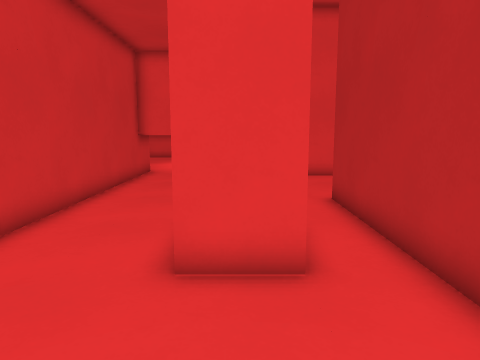
View 1 (above)

19 first-person views from a walk through a Godot game level. The camera is 1.3 m above the floor, tilts 8° down and sees 70° across. The floor is counted in squares, 0.6 m on a side. Each view is taken from the middle of a square. On the plan, view 1 faces up. The plan holds only what a view shows up to about 19 squares ahead; the rest is blank. The place goes on beyond the plan.

View 2
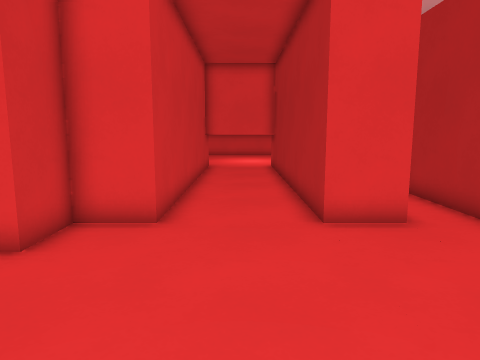

View 3
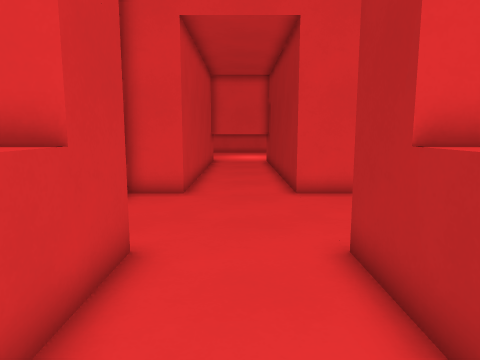

View 4
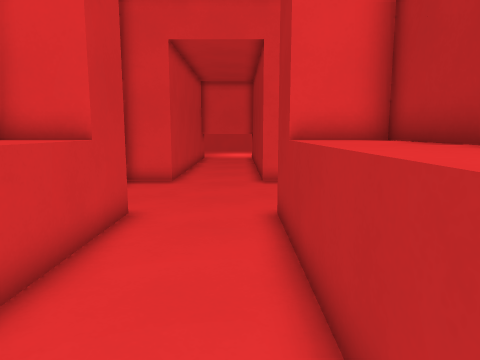

View 5
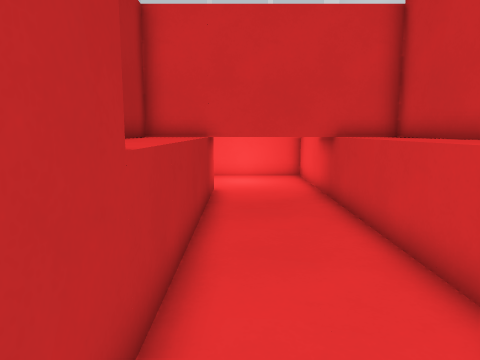

View 6
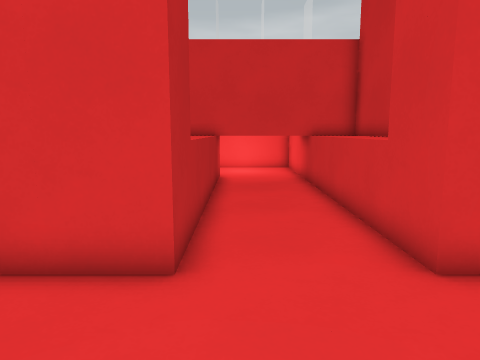

View 7
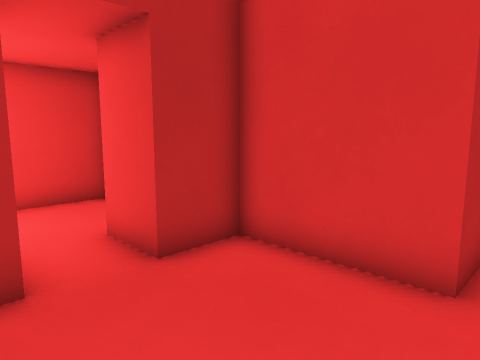

View 8
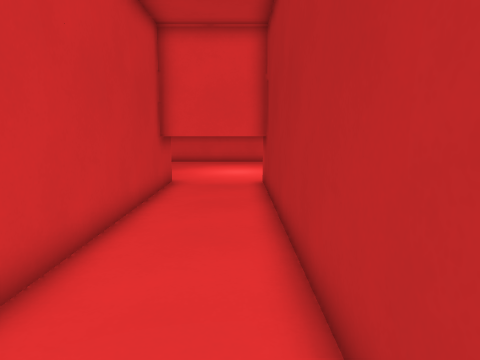

View 9
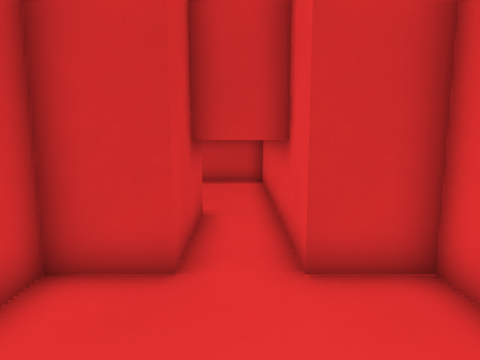

View 10
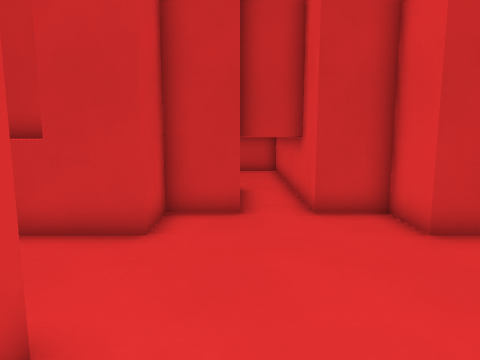

View 11
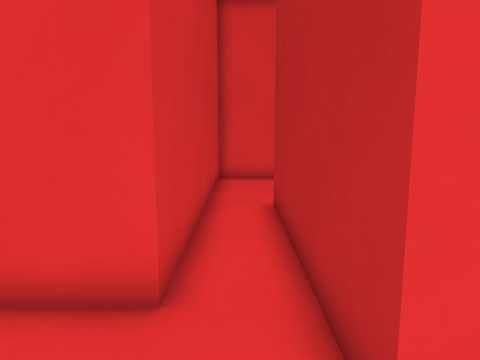

View 12
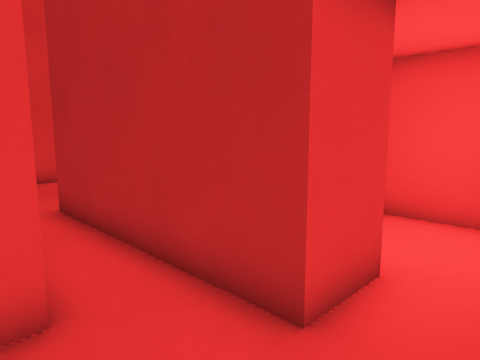

View 13
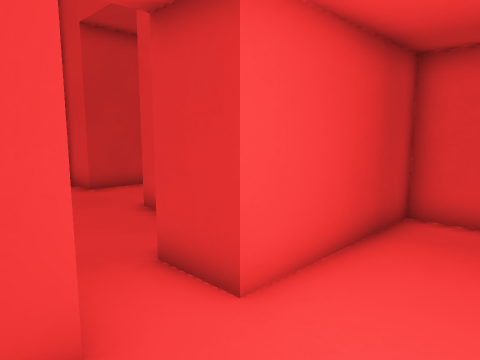

View 14
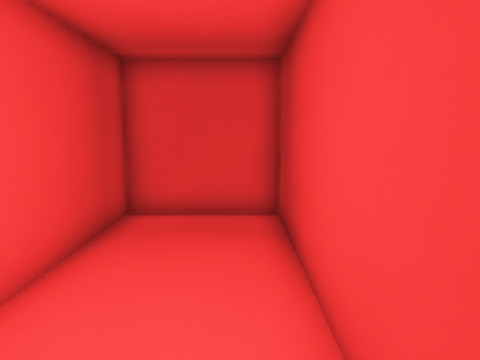

View 15
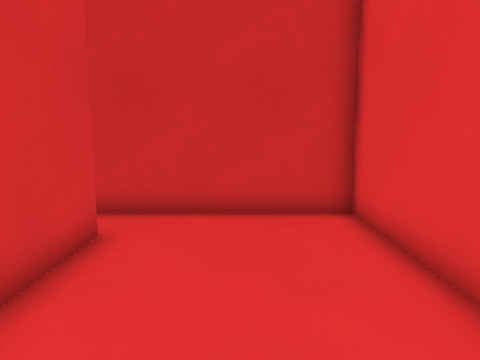

View 16
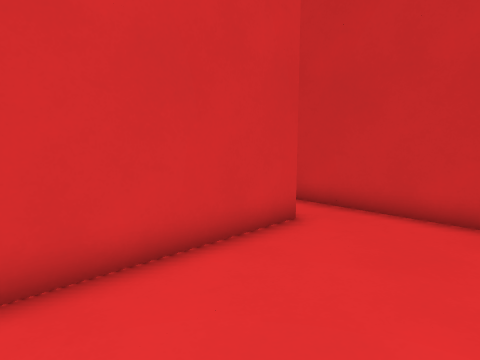

View 17
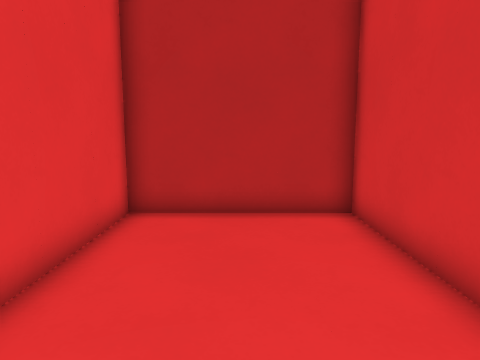

View 18
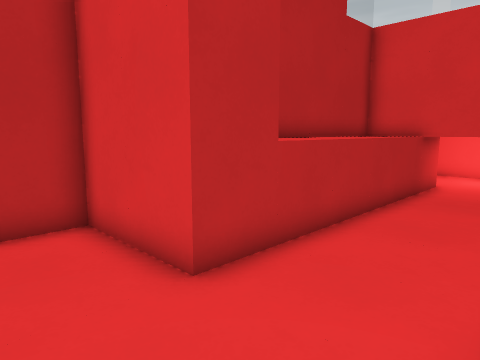

View 19
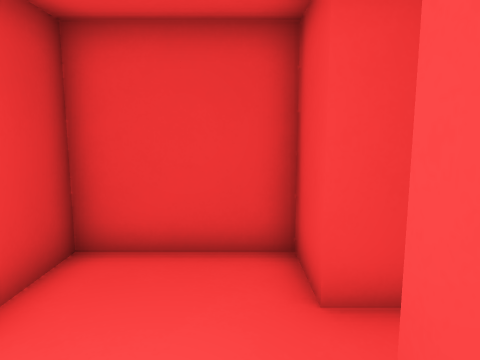

### Floor plan
Key: @ floor where view 1 was taken; # wall or solid block; . floor; ^ raised ledge.
Columns run from 9 left of view 1 to 11 right of it. Each row starts with its distance up from view 1.
 17     #################
 16     #...###.........#
 15     #...###.........#
 14     #...###.........#
 13     #...###.........#
 12     #...###.........#
 11     #...###.#########
 10     #...###.# #####
  9     #...###.#######
  8     #...###.###...#
  7     #...###.###...#
  6     #...###.###...#
  5   ###...###.###...#
  4   #.........###...#
  3 ###.........###...#
  2 #.................#
  1 ###.........###...#
  0   #......@..###...#
 -1   ###...###########
 -2   ###...###
 -3   ###...###
 -4   #^^...^^#
 -5   #^^...^^#
 -6   #^^...^^#
 -7   #^^...^^#
 -8   #^^...^^#
 -9   #^^...^^#
-10   # ^...^ #
-11   #########

Where each view was taken, in squares from view 1:
view 1: 0 up, 0 right, facing up
view 2: 3 down, 3 left, facing up
view 3: 7 down, 3 left, facing up
view 4: 10 down, 2 left, facing up
view 5: 0 up, 2 left, facing down
view 6: 4 up, 2 left, facing down
view 7: 4 up, 2 left, facing down-right
view 8: 4 up, 2 left, facing up
view 9: 2 up, 2 left, facing left
view 10: 1 up, 2 right, facing left
view 11: 1 up, 2 right, facing up
view 12: 1 up, 0 right, facing up-right
view 13: 0 up, 8 right, facing up-left
view 14: 0 up, 8 right, facing up
view 15: 14 up, 10 right, facing left
view 16: 16 up, 10 right, facing down-left
view 17: 14 up, 2 right, facing right
view 18: 2 up, 5 left, facing down-right
view 19: 5 up, 6 right, facing down
